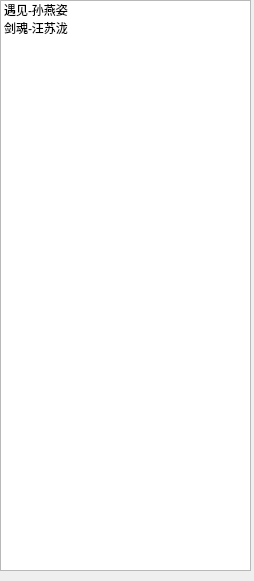
<?xml version="1.0" encoding="UTF-8"?>
<ui version="4.0">
 <class>PlayListWind</class>
 <widget class="QWidget" name="PlayListWind">
  <property name="geometry">
   <rect>
    <x>0</x>
    <y>0</y>
    <width>254</width>
    <height>581</height>
   </rect>
  </property>
  <property name="windowTitle">
   <string>Form</string>
  </property>
  <widget class="QListWidget" name="listWidget">
   <property name="geometry">
    <rect>
     <x>0</x>
     <y>0</y>
     <width>251</width>
     <height>571</height>
    </rect>
   </property>
   <item>
    <property name="text">
     <string>遇见-孙燕姿</string>
    </property>
   </item>
   <item>
    <property name="text">
     <string>剑魂-汪苏泷</string>
    </property>
   </item>
  </widget>
 </widget>
 <resources/>
 <connections/>
</ui>
